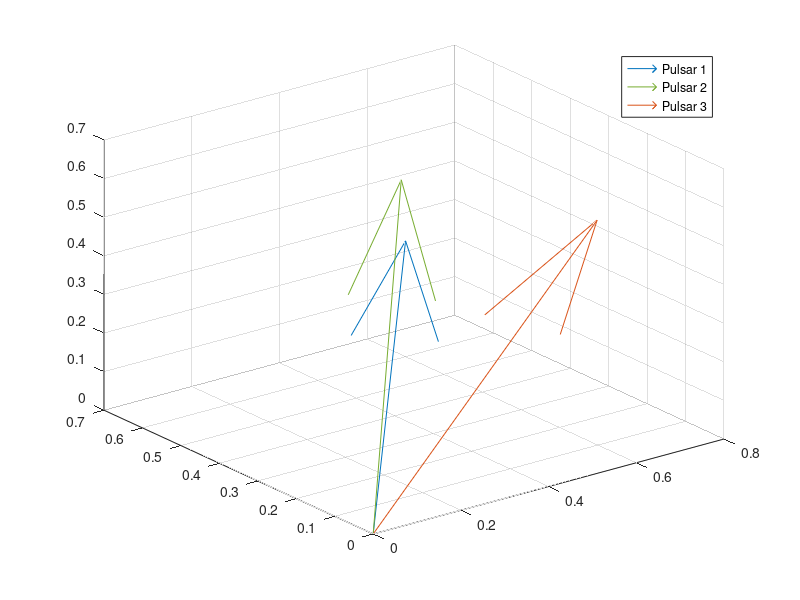

Source code (MATLAB): (Note: this script raises an error after producing the figure.)
close all
clear;clc

a = 1;
e = 0.9;
mu = 1;

pulsars = [2 2 1;... % pulsar 1
           1 1 1;... % pulsar 2
           3 1 2]';  % pulsar 3
       
pulsars = pulsars ./ vecnorm(pulsars,2,1);

% visualize pulsars
figure(100)
quiver3(0,0,0,pulsars(1,1),pulsars(2,1),pulsars(3,1),'DisplayName','Pulsar 1')
hold on
quiver3(0,0,0,pulsars(1,2),pulsars(2,2),pulsars(3,2),'DisplayName','Pulsar 2')
quiver3(0,0,0,pulsars(1,3),pulsars(2,3),pulsars(3,3),'DisplayName','Pulsar 3')
hold off
legend('Location','Best')

ue  = [1 0 0]';
une = [0 1 0]';
ee  = e * ue;
en  = e * une;

res = 5000;
nump = size(pulsars,2);

rp = a*(1-e^2)/(1+e);
vp = sqrt(mu*(2/rp-1/a));
h = rp * vp;

unr_vect = nan(3,res);
v_vect = nan(3,res);
rr_vect = nan(nump,res);
f_vect = rad2deg(linspace(0,2*pi-1e-3,res));
E_vect = 2 * atand(sqrt((1-e)/(1+e)).*tand(f_vect/2));
M_vect = E_vect - e.*sind(E_vect);

E_vect(E_vect<0) = E_vect(E_vect<0) + 360;
M_vect(M_vect<0) = M_vect(M_vect<0) + 360;

for i = 1:res
    unr_vect(:,i) = rotz(f_vect(i)) * une + en;
    v_vect(:,i) = unr_vect(:,i) / h * mu;
    for j = 1:nump
        rr_vect(j,i) = dot(v_vect(:,i),pulsars(:,j));
    end
end

figure;
latexify
hold on
for k = 1:nump
    plot(f_vect,rr_vect(k,:),'DisplayName',['Pulsar ' num2str(k)'])
end
hold off
xlabel('True Anomaly')
ylabel('Range-Rate')
legend('Location','Best')

% figure;
% latexify
% hold on
% for k = 1:nump
%     plot(E_vect,rr_vect(k,:),'DisplayName',['Pulsar ' num2str(k)'])
% end
% hold off
% xlabel('Eccentric Anomaly')
% ylabel('Range-Rate')
% legend('Location','Best')
% 
% figure;
% latexify
% hold on
% for k = 1:nump
%     plot(M_vect,rr_vect(k,:),'DisplayName',['Pulsar ' num2str(k)'])
% end
% hold off
% xlabel('Mean Anomaly')
% ylabel('Range-Rate')
% legend('Location','Best')
